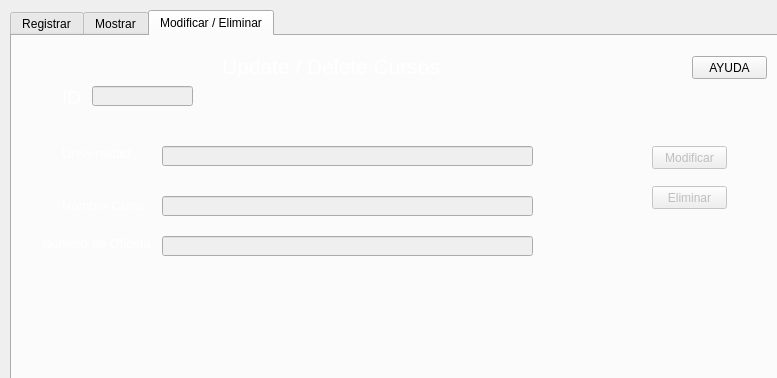
<?xml version="1.0" encoding="UTF-8"?>
<ui version="4.0">
 <class>unila3</class>
 <widget class="QDialog" name="unila3">
  <property name="geometry">
   <rect>
    <x>0</x>
    <y>0</y>
    <width>777</width>
    <height>378</height>
   </rect>
  </property>
  <property name="windowTitle">
   <string>Cursos</string>
  </property>
  <property name="windowIcon">
   <iconset resource="imagenes.qrc">
    <normaloff>:/imagenes/Libros.png</normaloff>:/imagenes/Libros.png</iconset>
  </property>
  <widget class="QTabWidget" name="tabWidget">
   <property name="geometry">
    <rect>
     <x>10</x>
     <y>10</y>
     <width>771</width>
     <height>401</height>
    </rect>
   </property>
   <property name="currentIndex">
    <number>2</number>
   </property>
   <widget class="QWidget" name="Registrartab">
    <attribute name="title">
     <string>Registrar</string>
    </attribute>
    <widget class="QLineEdit" name="UniversidadlineEdit">
     <property name="geometry">
      <rect>
       <x>170</x>
       <y>70</y>
       <width>371</width>
       <height>20</height>
      </rect>
     </property>
    </widget>
    <widget class="QLineEdit" name="NombreCursolineEdit">
     <property name="geometry">
      <rect>
       <x>170</x>
       <y>110</y>
       <width>371</width>
       <height>20</height>
      </rect>
     </property>
    </widget>
    <widget class="QLineEdit" name="NumeroOficinalineEdit">
     <property name="geometry">
      <rect>
       <x>170</x>
       <y>150</y>
       <width>371</width>
       <height>20</height>
      </rect>
     </property>
    </widget>
    <widget class="QLabel" name="label">
     <property name="geometry">
      <rect>
       <x>50</x>
       <y>80</y>
       <width>91</width>
       <height>16</height>
      </rect>
     </property>
     <property name="text">
      <string>&lt;html&gt;&lt;head/&gt;&lt;body&gt;&lt;p&gt;&lt;span style=&quot; font-size:10pt; color:#ffffff;&quot;&gt;Universidad&lt;/span&gt;&lt;/p&gt;&lt;/body&gt;&lt;/html&gt;</string>
     </property>
    </widget>
    <widget class="QLabel" name="label_2">
     <property name="geometry">
      <rect>
       <x>50</x>
       <y>110</y>
       <width>91</width>
       <height>16</height>
      </rect>
     </property>
     <property name="text">
      <string>&lt;html&gt;&lt;head/&gt;&lt;body&gt;&lt;p&gt;&lt;span style=&quot; font-size:10pt; color:#ffffff;&quot;&gt;Nombre Curso&lt;/span&gt;&lt;/p&gt;&lt;/body&gt;&lt;/html&gt;</string>
     </property>
    </widget>
    <widget class="QLabel" name="label_3">
     <property name="geometry">
      <rect>
       <x>50</x>
       <y>150</y>
       <width>121</width>
       <height>16</height>
      </rect>
     </property>
     <property name="text">
      <string>&lt;html&gt;&lt;head/&gt;&lt;body&gt;&lt;p&gt;&lt;span style=&quot; font-size:10pt; color:#ffffff;&quot;&gt;Numero de Oficina&lt;/span&gt;&lt;/p&gt;&lt;/body&gt;&lt;/html&gt;</string>
     </property>
    </widget>
    <widget class="QLabel" name="label_4">
     <property name="geometry">
      <rect>
       <x>260</x>
       <y>10</y>
       <width>181</width>
       <height>41</height>
      </rect>
     </property>
     <property name="text">
      <string>&lt;html&gt;&lt;head/&gt;&lt;body&gt;&lt;p&gt;&lt;span style=&quot; font-size:16pt; color:#ffffff;&quot;&gt;Registro de Cursos &lt;/span&gt;&lt;/p&gt;&lt;/body&gt;&lt;/html&gt;</string>
     </property>
    </widget>
    <widget class="QPushButton" name="GuardarCursopushButton">
     <property name="enabled">
      <bool>false</bool>
     </property>
     <property name="geometry">
      <rect>
       <x>180</x>
       <y>200</y>
       <width>101</width>
       <height>23</height>
      </rect>
     </property>
     <property name="text">
      <string>Registrar Curso</string>
     </property>
    </widget>
    <widget class="QLabel" name="label_5">
     <property name="geometry">
      <rect>
       <x>-50</x>
       <y>-80</y>
       <width>851</width>
       <height>431</height>
      </rect>
     </property>
     <property name="styleSheet">
      <string notr="true">background-image: url(:/imagenes/matematicas-en-pizara.gif);</string>
     </property>
     <property name="text">
      <string/>
     </property>
    </widget>
    <widget class="QLabel" name="label_6">
     <property name="geometry">
      <rect>
       <x>570</x>
       <y>60</y>
       <width>201</width>
       <height>191</height>
      </rect>
     </property>
     <property name="styleSheet">
      <string notr="true">image: url(:/imagenes/unila.png);</string>
     </property>
     <property name="text">
      <string/>
     </property>
    </widget>
    <widget class="QPushButton" name="pushButton">
     <property name="geometry">
      <rect>
       <x>460</x>
       <y>200</y>
       <width>75</width>
       <height>23</height>
      </rect>
     </property>
     <property name="text">
      <string>Cancelar</string>
     </property>
    </widget>
    <zorder>label_5</zorder>
    <zorder>UniversidadlineEdit</zorder>
    <zorder>NombreCursolineEdit</zorder>
    <zorder>NumeroOficinalineEdit</zorder>
    <zorder>label</zorder>
    <zorder>label_2</zorder>
    <zorder>label_3</zorder>
    <zorder>label_4</zorder>
    <zorder>GuardarCursopushButton</zorder>
    <zorder>label_6</zorder>
    <zorder>pushButton</zorder>
   </widget>
   <widget class="QWidget" name="Mostrartab">
    <attribute name="title">
     <string>Mostrar</string>
    </attribute>
    <widget class="QLineEdit" name="BuscarCursolineEdit">
     <property name="geometry">
      <rect>
       <x>110</x>
       <y>20</y>
       <width>391</width>
       <height>20</height>
      </rect>
     </property>
    </widget>
    <widget class="QPushButton" name="BuscarCursospushButton">
     <property name="geometry">
      <rect>
       <x>20</x>
       <y>20</y>
       <width>75</width>
       <height>23</height>
      </rect>
     </property>
     <property name="text">
      <string>Buscar</string>
     </property>
    </widget>
    <widget class="QPushButton" name="MostrarCursospushButton">
     <property name="geometry">
      <rect>
       <x>520</x>
       <y>20</y>
       <width>75</width>
       <height>23</height>
      </rect>
     </property>
     <property name="text">
      <string>Mostrar</string>
     </property>
    </widget>
    <widget class="QLabel" name="label_7">
     <property name="geometry">
      <rect>
       <x>-10</x>
       <y>-140</y>
       <width>781</width>
       <height>481</height>
      </rect>
     </property>
     <property name="styleSheet">
      <string notr="true">background-image: url(:/imagenes/depositphotos_42110927-stock-illustration-back-to-school.jpg);</string>
     </property>
     <property name="text">
      <string/>
     </property>
    </widget>
    <widget class="QTableView" name="CursotableView">
     <property name="geometry">
      <rect>
       <x>10</x>
       <y>50</y>
       <width>741</width>
       <height>281</height>
      </rect>
     </property>
    </widget>
    <widget class="QPushButton" name="SeccionespushButton">
     <property name="geometry">
      <rect>
       <x>630</x>
       <y>20</y>
       <width>111</width>
       <height>23</height>
      </rect>
     </property>
     <property name="text">
      <string>Registrar Secciones</string>
     </property>
    </widget>
    <zorder>label_7</zorder>
    <zorder>BuscarCursolineEdit</zorder>
    <zorder>BuscarCursospushButton</zorder>
    <zorder>MostrarCursospushButton</zorder>
    <zorder>CursotableView</zorder>
    <zorder>SeccionespushButton</zorder>
   </widget>
   <widget class="QWidget" name="ModificarEliminartab">
    <attribute name="title">
     <string>Modificar / Eliminar</string>
    </attribute>
    <widget class="QLabel" name="label_38">
     <property name="geometry">
      <rect>
       <x>210</x>
       <y>10</y>
       <width>281</width>
       <height>41</height>
      </rect>
     </property>
     <property name="text">
      <string>&lt;html&gt;&lt;head/&gt;&lt;body&gt;&lt;p&gt;&lt;span style=&quot; font-size:16pt; color:#ffffff;&quot;&gt;Update / Delete Cursos&lt;/span&gt;&lt;/p&gt;&lt;/body&gt;&lt;/html&gt;</string>
     </property>
    </widget>
    <widget class="QLabel" name="label_23">
     <property name="geometry">
      <rect>
       <x>50</x>
       <y>50</y>
       <width>31</width>
       <height>21</height>
      </rect>
     </property>
     <property name="text">
      <string>&lt;html&gt;&lt;head/&gt;&lt;body&gt;&lt;p&gt;&lt;span style=&quot; font-size:14pt; color:#ffffff;&quot;&gt;ID&lt;/span&gt;&lt;/p&gt;&lt;/body&gt;&lt;/html&gt;</string>
     </property>
    </widget>
    <widget class="QLineEdit" name="IDCursoslineEdit">
     <property name="enabled">
      <bool>false</bool>
     </property>
     <property name="geometry">
      <rect>
       <x>80</x>
       <y>50</y>
       <width>101</width>
       <height>20</height>
      </rect>
     </property>
    </widget>
    <widget class="QLabel" name="label_8">
     <property name="geometry">
      <rect>
       <x>50</x>
       <y>110</y>
       <width>91</width>
       <height>16</height>
      </rect>
     </property>
     <property name="text">
      <string>&lt;html&gt;&lt;head/&gt;&lt;body&gt;&lt;p&gt;&lt;span style=&quot; font-size:10pt; color:#ffffff;&quot;&gt;Universidad&lt;/span&gt;&lt;/p&gt;&lt;/body&gt;&lt;/html&gt;</string>
     </property>
    </widget>
    <widget class="QLabel" name="label_9">
     <property name="geometry">
      <rect>
       <x>50</x>
       <y>160</y>
       <width>81</width>
       <height>20</height>
      </rect>
     </property>
     <property name="text">
      <string>&lt;html&gt;&lt;head/&gt;&lt;body&gt;&lt;p&gt;&lt;span style=&quot; font-size:10pt; color:#ffffff;&quot;&gt;Nombre Curso&lt;/span&gt;&lt;/p&gt;&lt;/body&gt;&lt;/html&gt;</string>
     </property>
    </widget>
    <widget class="QLabel" name="label_10">
     <property name="geometry">
      <rect>
       <x>30</x>
       <y>200</y>
       <width>121</width>
       <height>16</height>
      </rect>
     </property>
     <property name="text">
      <string>&lt;html&gt;&lt;head/&gt;&lt;body&gt;&lt;p&gt;&lt;span style=&quot; font-size:10pt; color:#ffffff;&quot;&gt;Numero de Oficina&lt;/span&gt;&lt;/p&gt;&lt;/body&gt;&lt;/html&gt;</string>
     </property>
    </widget>
    <widget class="QLineEdit" name="UniversidadEMlineEdit">
     <property name="enabled">
      <bool>false</bool>
     </property>
     <property name="geometry">
      <rect>
       <x>150</x>
       <y>110</y>
       <width>371</width>
       <height>20</height>
      </rect>
     </property>
    </widget>
    <widget class="QLineEdit" name="NombreEMlineEdit">
     <property name="enabled">
      <bool>false</bool>
     </property>
     <property name="geometry">
      <rect>
       <x>150</x>
       <y>160</y>
       <width>371</width>
       <height>20</height>
      </rect>
     </property>
    </widget>
    <widget class="QLineEdit" name="NumeroOficinaEMlineEdit">
     <property name="enabled">
      <bool>false</bool>
     </property>
     <property name="geometry">
      <rect>
       <x>150</x>
       <y>200</y>
       <width>371</width>
       <height>20</height>
      </rect>
     </property>
    </widget>
    <widget class="QPushButton" name="ModificarCursopushButton">
     <property name="enabled">
      <bool>false</bool>
     </property>
     <property name="geometry">
      <rect>
       <x>640</x>
       <y>110</y>
       <width>75</width>
       <height>23</height>
      </rect>
     </property>
     <property name="text">
      <string>Modificar</string>
     </property>
    </widget>
    <widget class="QPushButton" name="EliminarCursopushButton">
     <property name="enabled">
      <bool>false</bool>
     </property>
     <property name="geometry">
      <rect>
       <x>640</x>
       <y>150</y>
       <width>75</width>
       <height>23</height>
      </rect>
     </property>
     <property name="text">
      <string>Eliminar</string>
     </property>
    </widget>
    <widget class="QLabel" name="label_12">
     <property name="geometry">
      <rect>
       <x>-70</x>
       <y>0</y>
       <width>1151</width>
       <height>361</height>
      </rect>
     </property>
     <property name="styleSheet">
      <string notr="true">background-image: url(:/imagenes/matematicas-en-pizara.gif);</string>
     </property>
     <property name="text">
      <string/>
     </property>
    </widget>
    <widget class="QPushButton" name="pushButton_2">
     <property name="geometry">
      <rect>
       <x>680</x>
       <y>20</y>
       <width>75</width>
       <height>23</height>
      </rect>
     </property>
     <property name="text">
      <string>AYUDA</string>
     </property>
    </widget>
    <zorder>label_12</zorder>
    <zorder>label_38</zorder>
    <zorder>label_23</zorder>
    <zorder>IDCursoslineEdit</zorder>
    <zorder>label_8</zorder>
    <zorder>label_9</zorder>
    <zorder>label_10</zorder>
    <zorder>UniversidadEMlineEdit</zorder>
    <zorder>NombreEMlineEdit</zorder>
    <zorder>NumeroOficinaEMlineEdit</zorder>
    <zorder>ModificarCursopushButton</zorder>
    <zorder>EliminarCursopushButton</zorder>
    <zorder>pushButton_2</zorder>
   </widget>
  </widget>
 </widget>
 <resources>
  <include location="imagenes.qrc"/>
 </resources>
 <connections>
  <connection>
   <sender>MostrarCursospushButton</sender>
   <signal>clicked()</signal>
   <receiver>BuscarCursolineEdit</receiver>
   <slot>clear()</slot>
   <hints>
    <hint type="sourcelabel">
     <x>477</x>
     <y>66</y>
    </hint>
    <hint type="destinationlabel">
     <x>323</x>
     <y>65</y>
    </hint>
   </hints>
  </connection>
  <connection>
   <sender>pushButton</sender>
   <signal>clicked()</signal>
   <receiver>NumeroOficinalineEdit</receiver>
   <slot>clear()</slot>
   <hints>
    <hint type="sourcelabel">
     <x>520</x>
     <y>239</y>
    </hint>
    <hint type="destinationlabel">
     <x>478</x>
     <y>190</y>
    </hint>
   </hints>
  </connection>
  <connection>
   <sender>pushButton</sender>
   <signal>clicked()</signal>
   <receiver>NombreCursolineEdit</receiver>
   <slot>clear()</slot>
   <hints>
    <hint type="sourcelabel">
     <x>526</x>
     <y>241</y>
    </hint>
    <hint type="destinationlabel">
     <x>537</x>
     <y>148</y>
    </hint>
   </hints>
  </connection>
  <connection>
   <sender>pushButton</sender>
   <signal>clicked()</signal>
   <receiver>UniversidadlineEdit</receiver>
   <slot>clear()</slot>
   <hints>
    <hint type="sourcelabel">
     <x>506</x>
     <y>235</y>
    </hint>
    <hint type="destinationlabel">
     <x>484</x>
     <y>108</y>
    </hint>
   </hints>
  </connection>
 </connections>
</ui>
